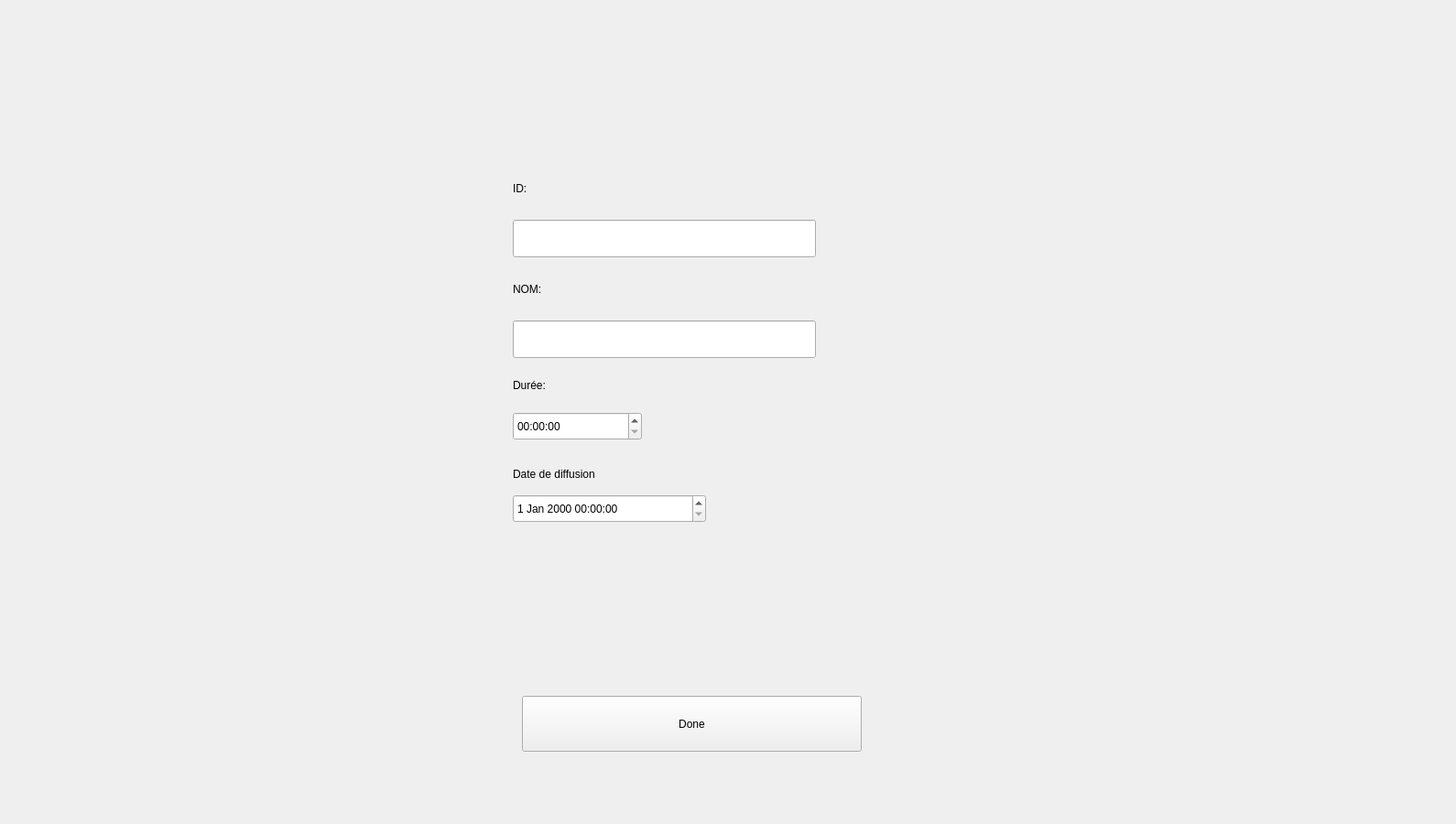
    <widget class="QWidget" name="ajoutemission">
     <widget class="QDateTimeEdit" name="date">
      <property name="geometry">
       <rect>
        <x>560</x>
        <y>540</y>
        <width>211</width>
        <height>31</height>
       </rect>
      </property>
     </widget>
     <widget class="QPushButton" name="done">
      <property name="geometry">
       <rect>
        <x>570</x>
        <y>760</y>
        <width>371</width>
        <height>61</height>
       </rect>
      </property>
      <property name="text">
       <string>Done</string>
      </property>
     </widget>
     <widget class="QLabel" name="label_39">
      <property name="geometry">
       <rect>
        <x>560</x>
        <y>400</y>
        <width>91</width>
        <height>41</height>
       </rect>
      </property>
      <property name="text">
       <string>Durée:</string>
      </property>
     </widget>
     <widget class="QLineEdit" name="nom_6">
      <property name="geometry">
       <rect>
        <x>560</x>
        <y>350</y>
        <width>331</width>
        <height>41</height>
       </rect>
      </property>
     </widget>
     <widget class="QLabel" name="label_40">
      <property name="geometry">
       <rect>
        <x>560</x>
        <y>510</y>
        <width>121</width>
        <height>16</height>
       </rect>
      </property>
      <property name="text">
       <string>Date de diffusion</string>
      </property>
     </widget>
     <widget class="QTimeEdit" name="duree">
      <property name="geometry">
       <rect>
        <x>560</x>
        <y>450</y>
        <width>141</width>
        <height>31</height>
       </rect>
      </property>
     </widget>
     <widget class="QLabel" name="label_5">
      <property name="geometry">
       <rect>
        <x>560</x>
        <y>300</y>
        <width>81</width>
        <height>31</height>
       </rect>
      </property>
      <property name="text">
       <string>NOM:</string>
      </property>
     </widget>
     <widget class="QLabel" name="label_41">
      <property name="geometry">
       <rect>
        <x>-20</x>
        <y>0</y>
        <width>1581</width>
        <height>891</height>
       </rect>
      </property>
      <property name="styleSheet">
       <string notr="true">border-image: url(:/ajout_emission.png);
</string>
      </property>
      <property name="text">
       <string/>
      </property>
     </widget>
     <widget class="QLabel" name="label_165">
      <property name="geometry">
       <rect>
        <x>560</x>
        <y>190</y>
        <width>81</width>
        <height>31</height>
       </rect>
      </property>
      <property name="text">
       <string>ID:</string>
      </property>
     </widget>
     <widget class="QLineEdit" name="nom_13">
      <property name="geometry">
       <rect>
        <x>560</x>
        <y>240</y>
        <width>331</width>
        <height>41</height>
       </rect>
      </property>
     </widget>
     <zorder>label_41</zorder>
     <zorder>date</zorder>
     <zorder>done</zorder>
     <zorder>label_39</zorder>
     <zorder>nom_6</zorder>
     <zorder>label_40</zorder>
     <zorder>duree</zorder>
     <zorder>label_5</zorder>
     <zorder>label_165</zorder>
     <zorder>nom_13</zorder>
    </widget>
